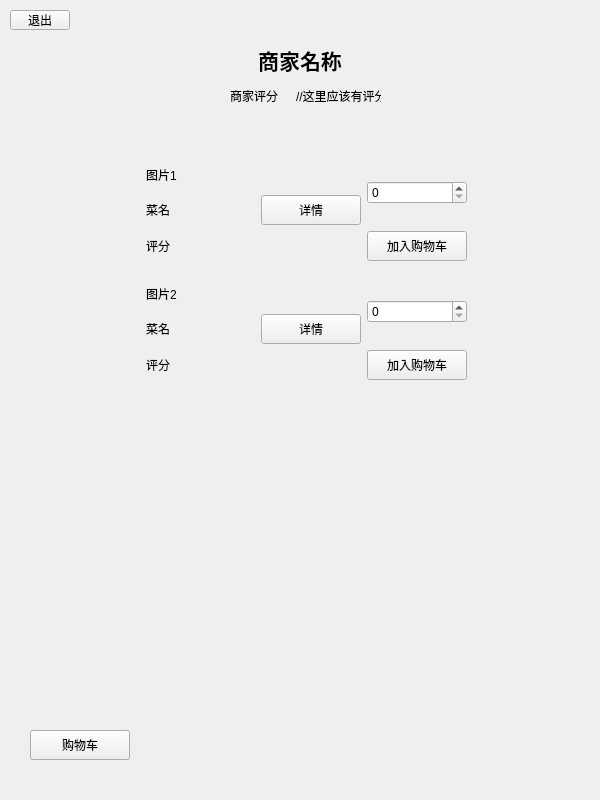
<?xml version="1.0" encoding="UTF-8"?>
<ui version="4.0">
 <class>Storepage</class>
 <widget class="QWidget" name="Storepage">
  <property name="geometry">
   <rect>
    <x>0</x>
    <y>0</y>
    <width>600</width>
    <height>800</height>
   </rect>
  </property>
  <property name="minimumSize">
   <size>
    <width>600</width>
    <height>800</height>
   </size>
  </property>
  <property name="maximumSize">
   <size>
    <width>600</width>
    <height>800</height>
   </size>
  </property>
  <property name="windowTitle">
   <string>Form</string>
  </property>
  <widget class="QPushButton" name="pushButton_2">
   <property name="geometry">
    <rect>
     <x>10</x>
     <y>10</y>
     <width>60</width>
     <height>20</height>
    </rect>
   </property>
   <property name="minimumSize">
    <size>
     <width>60</width>
     <height>20</height>
    </size>
   </property>
   <property name="maximumSize">
    <size>
     <width>60</width>
     <height>20</height>
    </size>
   </property>
   <property name="text">
    <string>退出</string>
   </property>
  </widget>
  <widget class="QLabel" name="label">
   <property name="geometry">
    <rect>
     <x>200</x>
     <y>30</y>
     <width>200</width>
     <height>60</height>
    </rect>
   </property>
   <property name="minimumSize">
    <size>
     <width>200</width>
     <height>60</height>
    </size>
   </property>
   <property name="maximumSize">
    <size>
     <width>200</width>
     <height>60</height>
    </size>
   </property>
   <property name="text">
    <string>&lt;html&gt;&lt;head/&gt;&lt;body&gt;&lt;p align=&quot;center&quot;&gt;&lt;span style=&quot; font-size:16pt; font-weight:700;&quot;&gt;商家名称&lt;/span&gt;&lt;/p&gt;&lt;/body&gt;&lt;/html&gt;</string>
   </property>
  </widget>
  <widget class="QPushButton" name="pushButton_8">
   <property name="geometry">
    <rect>
     <x>30</x>
     <y>730</y>
     <width>100</width>
     <height>30</height>
    </rect>
   </property>
   <property name="minimumSize">
    <size>
     <width>100</width>
     <height>30</height>
    </size>
   </property>
   <property name="maximumSize">
    <size>
     <width>100</width>
     <height>30</height>
    </size>
   </property>
   <property name="font">
    <font>
     <family>华文细黑</family>
    </font>
   </property>
   <property name="text">
    <string>购物车</string>
   </property>
  </widget>
  <widget class="QWidget" name="">
   <property name="geometry">
    <rect>
     <x>146</x>
     <y>160</y>
     <width>321</width>
     <height>101</height>
    </rect>
   </property>
   <layout class="QGridLayout" name="gridLayout">
    <item row="1" column="0">
     <widget class="QLabel" name="label_6">
      <property name="text">
       <string>菜名</string>
      </property>
     </widget>
    </item>
    <item row="1" column="2">
     <widget class="QPushButton" name="pushButton">
      <property name="sizePolicy">
       <sizepolicy hsizetype="Minimum" vsizetype="Fixed">
        <horstretch>0</horstretch>
        <verstretch>0</verstretch>
       </sizepolicy>
      </property>
      <property name="minimumSize">
       <size>
        <width>100</width>
        <height>30</height>
       </size>
      </property>
      <property name="maximumSize">
       <size>
        <width>100</width>
        <height>30</height>
       </size>
      </property>
      <property name="font">
       <font>
        <family>华文细黑</family>
       </font>
      </property>
      <property name="text">
       <string>详情</string>
      </property>
     </widget>
    </item>
    <item row="0" column="4" rowspan="2">
     <widget class="QSpinBox" name="spinBox"/>
    </item>
    <item row="0" column="0">
     <widget class="QLabel" name="label_8">
      <property name="text">
       <string>图片1</string>
      </property>
     </widget>
    </item>
    <item row="2" column="0">
     <widget class="QLabel" name="label_9">
      <property name="text">
       <string>评分</string>
      </property>
     </widget>
    </item>
    <item row="2" column="4">
     <widget class="QPushButton" name="pushButton_6">
      <property name="minimumSize">
       <size>
        <width>100</width>
        <height>30</height>
       </size>
      </property>
      <property name="maximumSize">
       <size>
        <width>100</width>
        <height>30</height>
       </size>
      </property>
      <property name="font">
       <font>
        <family>华文细黑</family>
       </font>
      </property>
      <property name="text">
       <string>加入购物车</string>
      </property>
     </widget>
    </item>
   </layout>
  </widget>
  <widget class="QWidget" name="">
   <property name="geometry">
    <rect>
     <x>146</x>
     <y>279</y>
     <width>321</width>
     <height>101</height>
    </rect>
   </property>
   <layout class="QGridLayout" name="gridLayout_2">
    <item row="0" column="0">
     <widget class="QLabel" name="label_11">
      <property name="text">
       <string>图片2</string>
      </property>
     </widget>
    </item>
    <item row="1" column="2">
     <widget class="QPushButton" name="pushButton_3">
      <property name="minimumSize">
       <size>
        <width>100</width>
        <height>30</height>
       </size>
      </property>
      <property name="maximumSize">
       <size>
        <width>100</width>
        <height>30</height>
       </size>
      </property>
      <property name="font">
       <font>
        <family>华文细黑</family>
       </font>
      </property>
      <property name="text">
       <string>详情</string>
      </property>
     </widget>
    </item>
    <item row="0" column="4" rowspan="2">
     <widget class="QSpinBox" name="spinBox_2"/>
    </item>
    <item row="1" column="0">
     <widget class="QLabel" name="label_12">
      <property name="text">
       <string>菜名</string>
      </property>
     </widget>
    </item>
    <item row="2" column="4">
     <widget class="QPushButton" name="pushButton_7">
      <property name="minimumSize">
       <size>
        <width>100</width>
        <height>30</height>
       </size>
      </property>
      <property name="maximumSize">
       <size>
        <width>100</width>
        <height>30</height>
       </size>
      </property>
      <property name="font">
       <font>
        <family>华文细黑</family>
       </font>
      </property>
      <property name="text">
       <string>加入购物车</string>
      </property>
     </widget>
    </item>
    <item row="2" column="0">
     <widget class="QLabel" name="label_10">
      <property name="text">
       <string>评分</string>
      </property>
     </widget>
    </item>
   </layout>
  </widget>
  <widget class="QWidget" name="">
   <property name="geometry">
    <rect>
     <x>230</x>
     <y>80</y>
     <width>151</width>
     <height>32</height>
    </rect>
   </property>
   <layout class="QHBoxLayout" name="horizontalLayout">
    <item>
     <widget class="QLabel" name="label_2">
      <property name="minimumSize">
       <size>
        <width>60</width>
        <height>30</height>
       </size>
      </property>
      <property name="maximumSize">
       <size>
        <width>60</width>
        <height>30</height>
       </size>
      </property>
      <property name="text">
       <string>商家评分</string>
      </property>
     </widget>
    </item>
    <item>
     <widget class="QLabel" name="label_3">
      <property name="text">
       <string>//这里应该有评分</string>
      </property>
     </widget>
    </item>
   </layout>
  </widget>
 </widget>
 <resources/>
 <connections/>
</ui>
